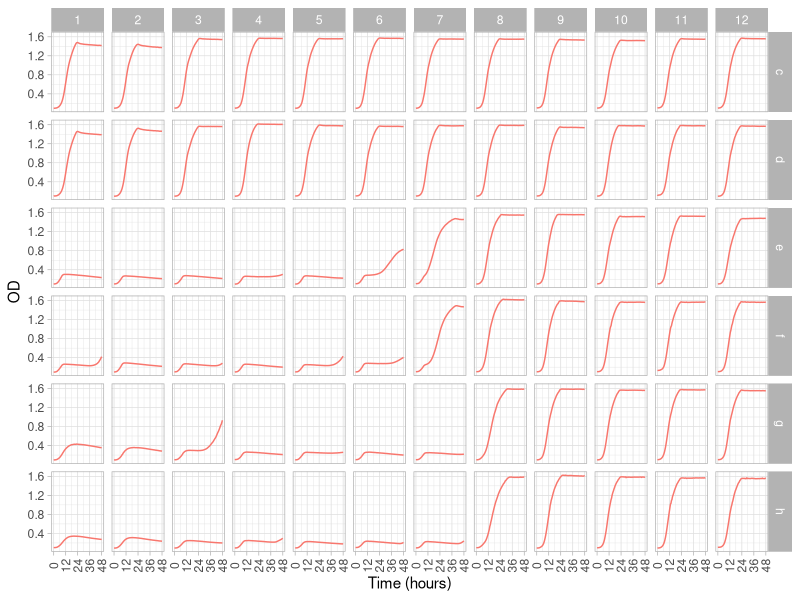
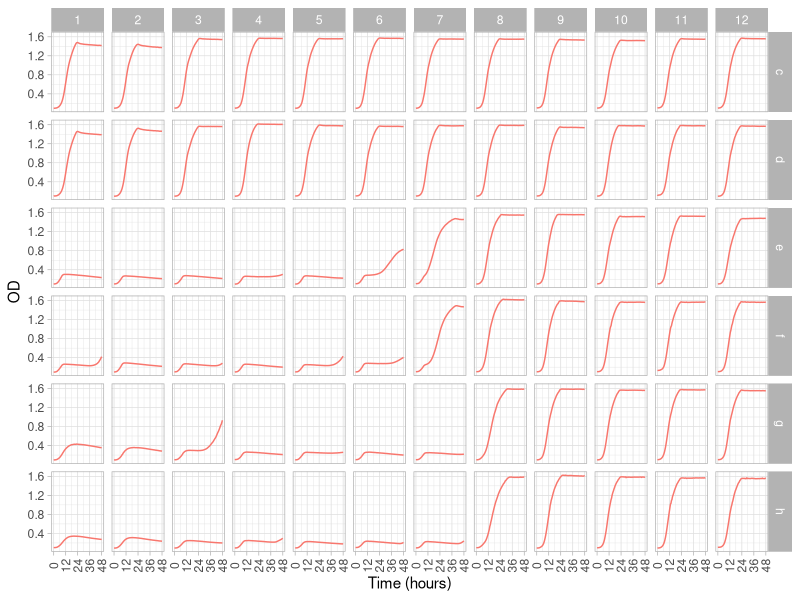

Source code (R) for these figures, in order:
library(tidyverse)

#set working directory
setwd("Z:/Julia Crunden/Results/Plate Reader/Optimising Cys + Met concentrations for Met3p repressor strain/2020-10-23")

#read in the file
df <- read.csv("Cys, Met data only.txt", header=TRUE, sep="\t")

#This uses tidyr to rearrange the data. 
#Selects the time in seconds which start with X, disregards the X and makes it a column named "time"
#Makes column named OD
#Changes the type of data that the time is, from character to numeric
df2 <- pivot_longer(df, starts_with("X"), names_to = "time", names_prefix = ("X"), values_to = "OD") 
df2$time <- as.numeric(df2$time)
df2
  
#This prints a line plot of df2 with OD against time
#facet_grid allows 96 small line plots
ggplot(df2, aes(x= time, y= OD)) +
  #Sets colour of line to red
  geom_line(aes(colour="red")) +
  #removes legend
  guides(colour = "none") +
  facet_grid(Row ~ Column) +
  theme_light() +
  #turns the x acis labels 90 degrees so they aren't overlapping
  theme(axis.text.x = element_text(angle = 90, vjust = 0.5)) +
  # changes the X axis scale. From 0 to 48 in increments of 12
  scale_x_continuous(breaks = seq(0, 48, by = 12)) +
  #labels the x axis 
  labs(x = "Time (hours)")

#Saves a png file of the plot    
ggsave("test.png", width = 10, height = 5, dpi = 600)

  